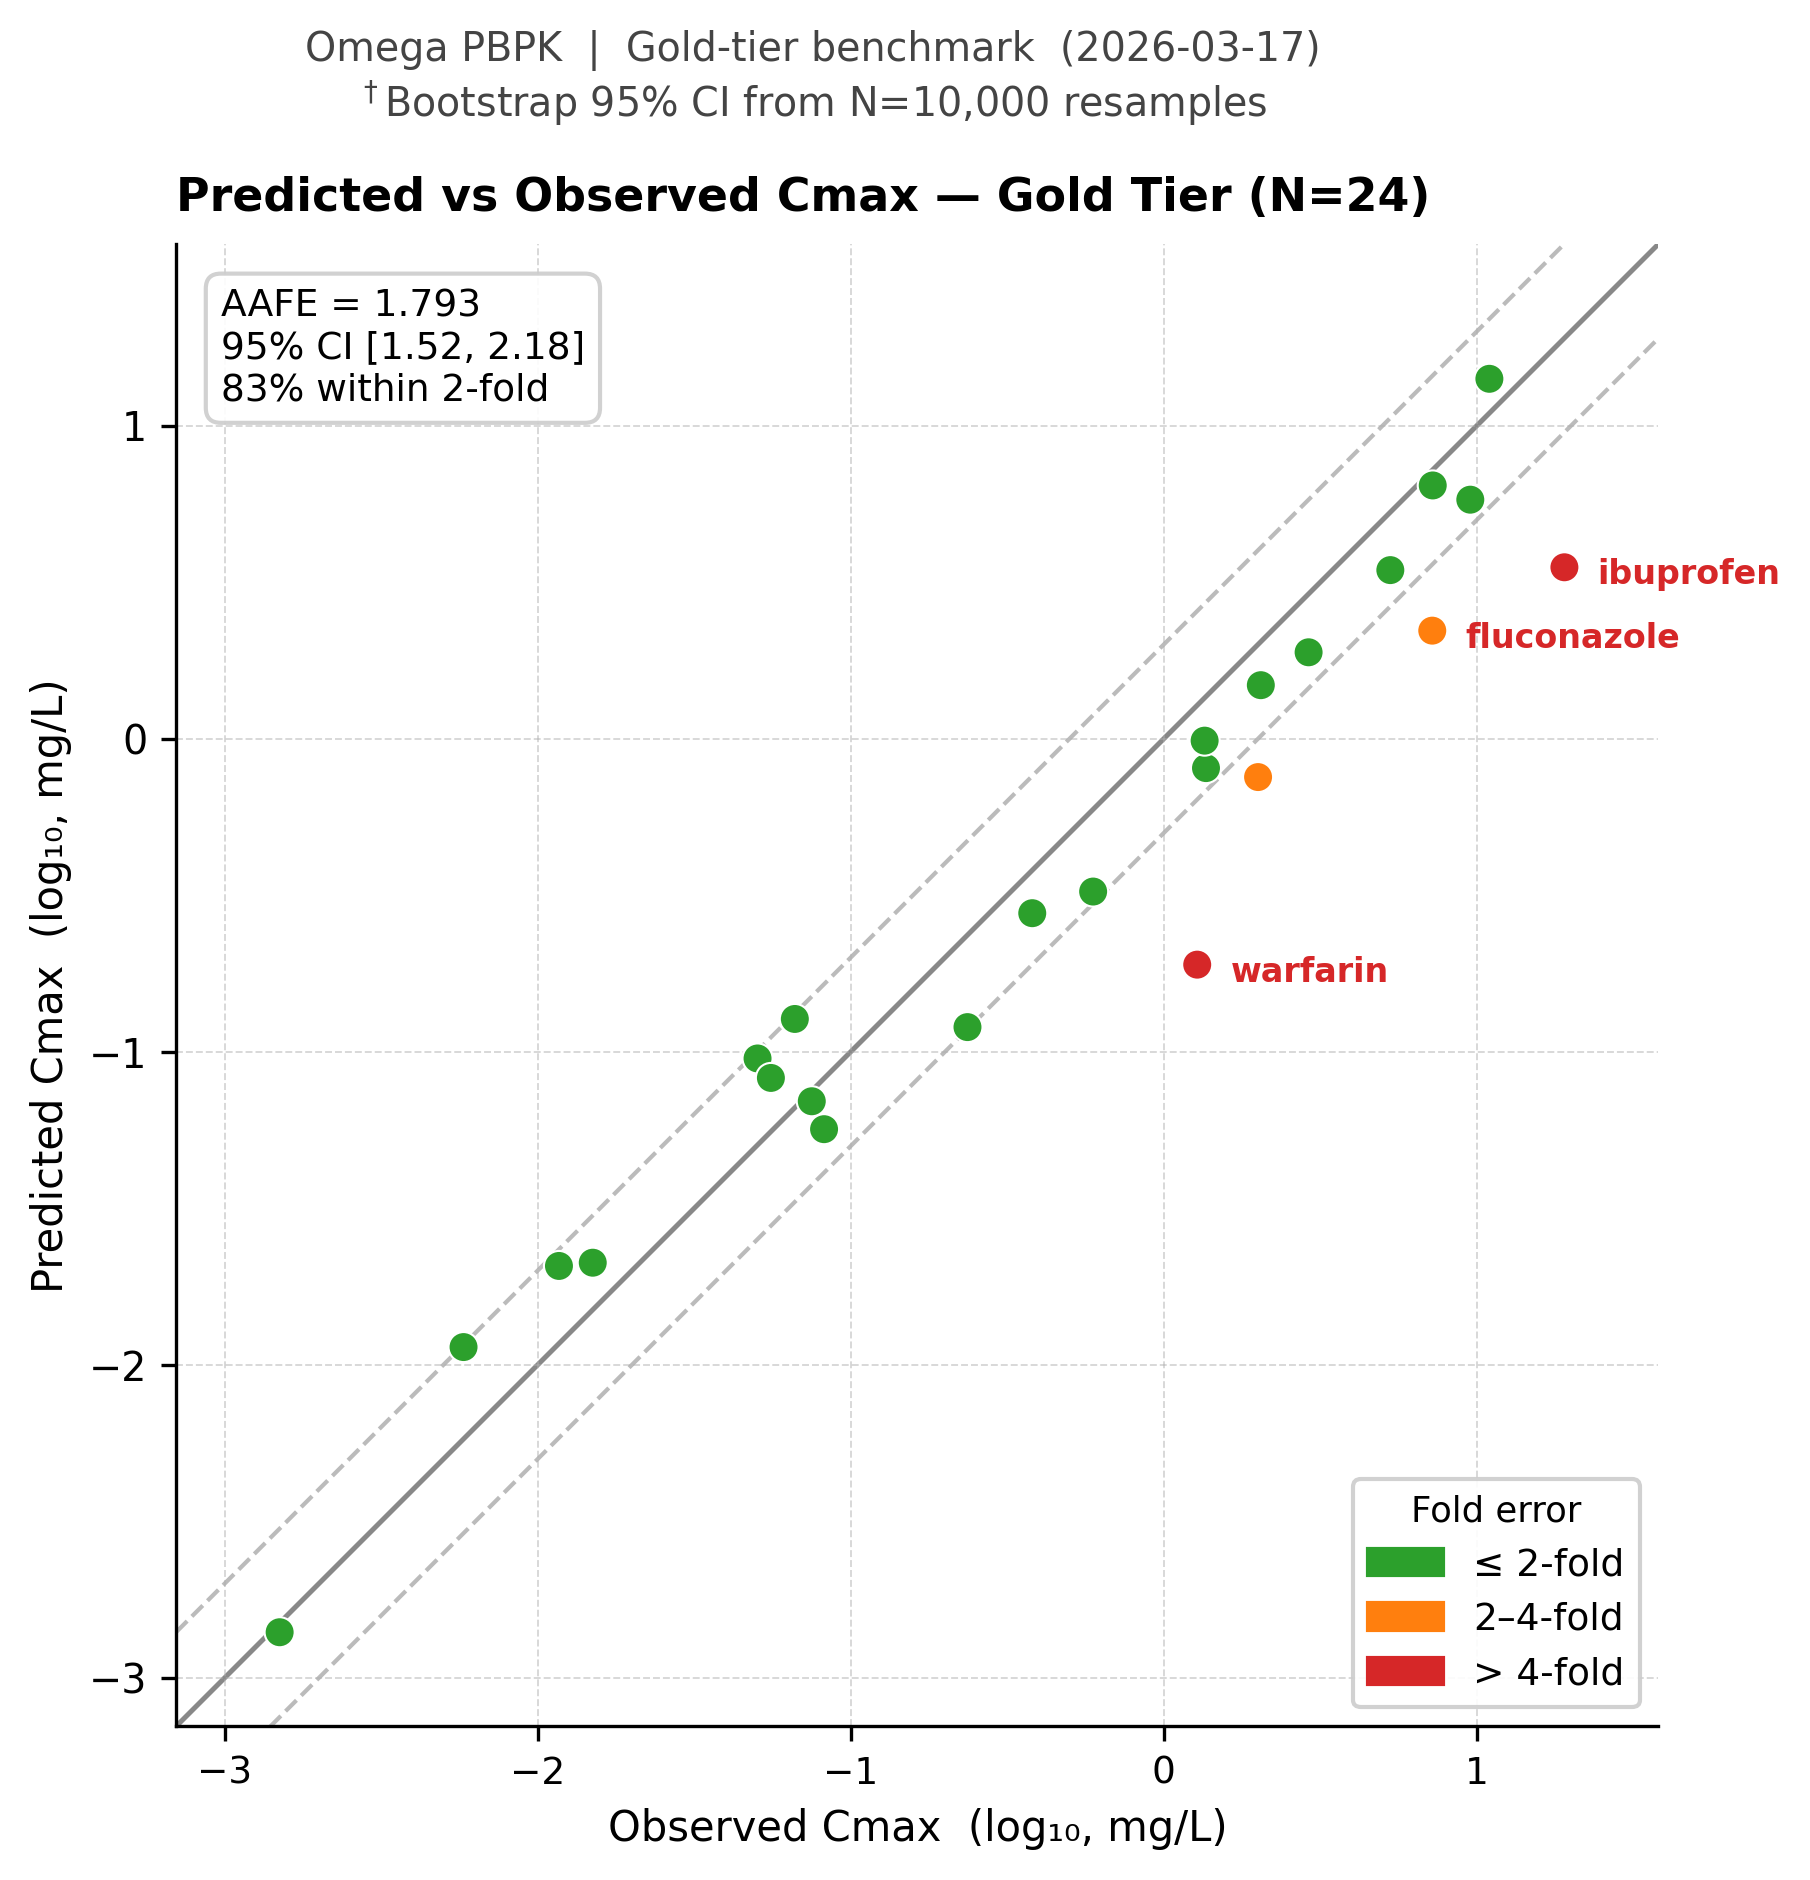

Write Python code to recreate this figure.
"""
fig1_pred_vs_obs_cmax.py
Publication-quality pred-vs-obs Cmax scatter plot for the gold-tier 24-drug benchmark.

Panel: log10(pred_cmax) vs log10(obs_cmax)
 - 1:1 line (solid grey)
 - 2-fold dashed lines
 - Points coloured: green (≤2×), orange (2–4×), red (>4×)
 - Worst outliers (FE > 3×) annotated with drug name

Data source: outputs/benchmark_2026-03-17.json
  AAFE 1.793 [95% CI 1.52, 2.18], %2-fold 83% (N=24)

Output:
  fig1_pred_vs_obs_cmax.pdf
  fig1_pred_vs_obs_cmax.png  (300 DPI)
"""

import matplotlib

matplotlib.use("Agg")
import matplotlib.patches as mpatches
import matplotlib.pyplot as plt
import numpy as np

# ---------------------------------------------------------------------------
# Data — benchmark_2026-03-17.json
# ---------------------------------------------------------------------------

BENCHMARK = [
    ("caffeine", 1.4821, 2.0408, 1.377),
    ("metoprolol", 0.1273, 0.0663, 1.919),
    ("midazolam", 0.0114, 0.0058, 1.978),
    ("propranolol", 0.0566, 0.0822, 1.452),
    ("warfarin", 0.1898, 1.2783, 6.735),
    ("d-amphetamine", 0.0952, 0.0504, 1.890),
    ("ibuprofen", 3.5272, 19.0273, 5.394),
    ("acetaminophen", 14.1043, 10.9590, 1.287),
    ("amoxicillin", 5.7981, 9.5238, 1.643),
    ("atorvastatin", 0.0207, 0.0117, 1.772),
    ("carbamazepine", 0.8054, 1.3636, 1.693),
    ("diazepam", 0.1199, 0.2360, 1.968),
    ("digoxin", 0.0014, 0.0015, 1.060),
    ("fluoxetine", 0.0212, 0.0150, 1.415),
    ("nifedipine", 0.0695, 0.0751, 1.081),
    ("omeprazole", 0.3249, 0.5946, 1.830),
    ("phenytoin", 3.4544, 5.2895, 1.531),
    ("theophylline", 6.4381, 7.2257, 1.122),
    ("verapamil", 0.0825, 0.0556, 1.483),
    ("atenolol", 0.2771, 0.3800, 1.371),
    ("fluconazole", 2.2133, 7.2000, 3.253),
    ("furosemide", 0.7540, 2.0000, 2.652),
    ("gabapentin", 1.8876, 2.9000, 1.536),
    ("metformin", 0.9856, 1.3500, 1.370),
]

AAFE = 1.793
AAFE_CI_LO = 1.52
AAFE_CI_HI = 2.18
PCT_2FOLD = 83.3

# ---------------------------------------------------------------------------
# Style
# ---------------------------------------------------------------------------

plt.rcParams.update(
    {
        "font.family": "DejaVu Sans",
        "font.size": 10,
        "axes.titlesize": 11,
        "axes.labelsize": 10,
        "xtick.labelsize": 9,
        "ytick.labelsize": 9.5,
        "legend.fontsize": 9,
        "axes.spines.top": False,
        "axes.spines.right": False,
        "figure.dpi": 150,
    }
)

# ---------------------------------------------------------------------------
# Derived arrays
# ---------------------------------------------------------------------------

drugs = [r[0] for r in BENCHMARK]
pred = np.array([r[1] for r in BENCHMARK])
obs = np.array([r[2] for r in BENCHMARK])
fe = np.array([r[3] for r in BENCHMARK])

log_pred = np.log10(pred)
log_obs = np.log10(obs)


def _color(f):
    if f <= 2.0:
        return "#2ca02c"  # green
    elif f <= 4.0:
        return "#ff7f0e"  # orange
    else:
        return "#d62728"  # red


point_colors = [_color(f) for f in fe]

# ---------------------------------------------------------------------------
# Figure
# ---------------------------------------------------------------------------

fig, ax = plt.subplots(figsize=(7, 6.5))
fig.subplots_adjust(left=0.13, right=0.97, top=0.88, bottom=0.12)

# --- reference lines ---
lim_lo = min(log_obs.min(), log_pred.min()) - 0.4
lim_hi = max(log_obs.max(), log_pred.max()) + 0.4
x_ref = np.linspace(lim_lo, lim_hi, 200)

ax.plot(x_ref, x_ref, color="#888888", linewidth=1.2, zorder=1, label="Unity (1:1)")
ax.plot(
    x_ref,
    x_ref + np.log10(2),
    color="#bbbbbb",
    linewidth=1.0,
    linestyle="--",
    zorder=1,
    label="2-fold boundary",
)
ax.plot(
    x_ref,
    x_ref - np.log10(2),
    color="#bbbbbb",
    linewidth=1.0,
    linestyle="--",
    zorder=1,
)

# --- scatter ---
ax.scatter(
    log_obs,
    log_pred,
    c=point_colors,
    s=52,
    edgecolors="white",
    linewidths=0.5,
    zorder=3,
)

# --- annotate outliers (FE > 3×) ---
OUTLIER_THRESH = 3.0
for drug, lp, lo, f in zip(drugs, log_pred, log_obs, fe):
    if f > OUTLIER_THRESH:
        ax.annotate(
            drug,
            xy=(lo, lp),
            xytext=(8, -4),
            textcoords="offset points",
            fontsize=8,
            color="#d62728",
            fontweight="bold",
        )

# --- axes ---
pad = 0.3
all_vals = np.concatenate([log_obs, log_pred])
ax_lo = all_vals.min() - pad
ax_hi = all_vals.max() + pad
ax.set_xlim(ax_lo, ax_hi)
ax.set_ylim(ax_lo, ax_hi)
ax.set_aspect("equal")

ax.set_xlabel("Observed Cmax  (log₁₀, mg/L)", fontsize=10)
ax.set_ylabel("Predicted Cmax  (log₁₀, mg/L)", fontsize=10)
ax.set_title(
    "Predicted vs Observed Cmax — Gold Tier (N=24)",
    fontsize=11,
    fontweight="bold",
    loc="left",
    pad=8,
)

# AAFE annotation box
textstr = (
    f"AAFE = {AAFE:.3f}\n"
    f"95% CI [{AAFE_CI_LO:.2f}, {AAFE_CI_HI:.2f}]\n"
    f"{PCT_2FOLD:.0f}% within 2-fold"
)
ax.text(
    0.03,
    0.97,
    textstr,
    transform=ax.transAxes,
    fontsize=9,
    verticalalignment="top",
    bbox={"boxstyle": "round,pad=0.4", "facecolor": "white", "edgecolor": "#cccccc", "alpha": 0.9},
)

# --- legend ---
green_patch = mpatches.Patch(color="#2ca02c", label="≤ 2-fold")
orange_patch = mpatches.Patch(color="#ff7f0e", label="2–4-fold")
red_patch = mpatches.Patch(color="#d62728", label="> 4-fold")
ax.legend(
    handles=[green_patch, orange_patch, red_patch],
    fontsize=9,
    loc="lower right",
    framealpha=0.90,
    title="Fold error",
    title_fontsize=8.5,
)

ax.grid(linestyle="--", linewidth=0.45, alpha=0.5, zorder=0)

fig.suptitle(
    "Omega PBPK  |  Gold-tier benchmark  (2026-03-17)\n"
    r"$^\dagger$Bootstrap 95% CI from N=10,000 resamples",
    fontsize=9.5,
    y=0.99,
    color="#444444",
)

# ---------------------------------------------------------------------------
# Save
# ---------------------------------------------------------------------------

OUT_DIR = "/home/jam/Omega/docs/paper/figures"
pdf_path = f"{OUT_DIR}/fig1_pred_vs_obs_cmax.pdf"
png_path = f"{OUT_DIR}/fig1_pred_vs_obs_cmax.png"

fig.savefig(pdf_path, dpi=300, bbox_inches="tight")
fig.savefig(png_path, dpi=300, bbox_inches="tight")

print(f"Saved: {pdf_path}")
print(f"Saved: {png_path}")
plt.close(fig)
